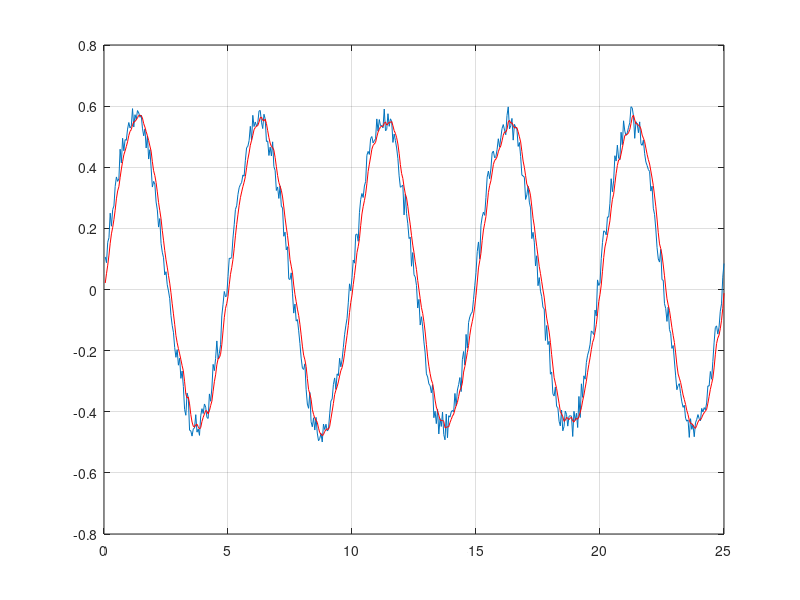
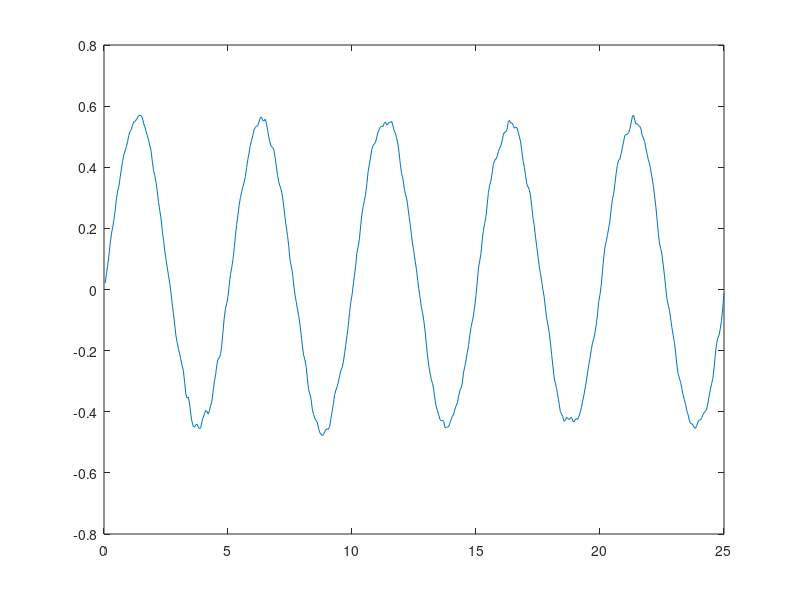

These figures' MATLAB source, in order:
%% Low pass filter

clc; clear; close all;

ts = 0.05;
Q = tf([1], [0.1, 1]);
Qz = c2d(Q, ts, 'tucsin');
[num, den] = tfdata(Qz, 'v');


y_1 = 0; y_2 = 0;
yd_1 = 0; yd_2 = 0;
n = 500;

for k = 1:n
    time(k) = k * ts;
    n(k) = 0.1 * rand(1);
    yd(k) = n(k) + 0.5 * sin(0.2 * 2 * pi * k * ts);
    y(k) = -den(2) * y_1 + num(1) * yd(k) + num(2) * yd_1;

    y_2 = y_1; y_1 = y(k);
    yd_2 = yd_1; yd_1 = yd(k);
end

error = sum(abs(y - yd)) / length(y);
error_percentage = error / 0.5 * 100 ;
%% Plot

figure(1)
plot(time, yd);
hold on; grid on;
plot(time, y,'-r');
figure(2)
plot(time, y);